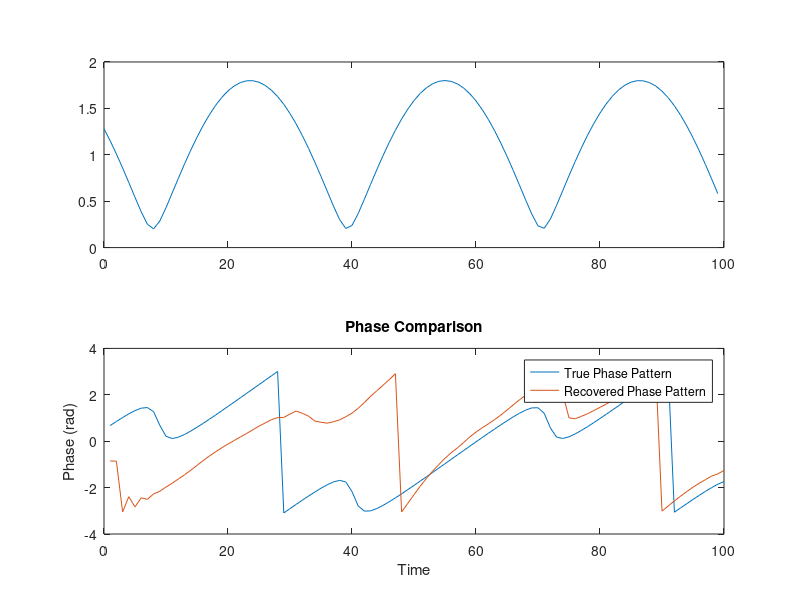

This chart was generated by the following MATLAB code:
% Simple Gerchberg-Saxton: Two-Tone Interference
clear; clc; close all;

%% 1. The Signal (The Sum of Two Complex Sinusoids)
N = 100;
t = (0:N-1);

% We combine two frequencies:
% Tone 1: Constant phase
% Tone 2: Shifted by 90 degrees (pi/2)
% The "Interaction" between these two creates a specific beat pattern.
true_phase_shift = pi/2; 
ground_truth = exp(1j * 0.1 * t) + 0.8 * exp(1j * (0.3 * t + true_phase_shift));

% These are the only two things we are allowed to know:
measured_envelope = abs(ground_truth);    % The "Beat" pattern (Time Mag)
measured_spectrum = abs(fft(ground_truth)); % The Frequency Spikes (Freq Mag)

%% 2. The Algorithm (GS Loop)
% Start with a random guess (Random Phase)
% We keep the correct Envelope, but scramble the phase.
guess_signal = measured_envelope .* exp(1j * 2*pi*rand(1, N));

for k = 1:50
    % A. Go to Frequency Domain
    F = fft(guess_signal);
    
    % B. Enforce Frequency Magnitude (Keep calculated phase, use KNOWN Mag)
    F = measured_spectrum .* exp(1j * angle(F));
    
    % C. Go back to Time Domain
    guess_signal = ifft(F);
    
    % D. Enforce Time Envelope (Keep calculated phase, use KNOWN Envelope)
    guess_signal = measured_envelope .* exp(1j * angle(guess_signal));
end

%% 3. Check the Result
% We look at the phase difference between the two tones in our result
% to see if we recovered the hidden "pi/2" shift.

% Extract the two dominant frequencies from the result using FFT
final_spectrum = fft(guess_signal);
[~, idx1] = max(abs(final_spectrum)); % Find peak 1
% (Cheat a bit to find the second peak for this demo)
spectrum_copy = abs(final_spectrum); spectrum_copy(idx1) = 0; 
[~, idx2] = max(spectrum_copy);       % Find peak 2

% Calculate the phase difference between these two recovered peaks
phase_1 = angle(final_spectrum(idx1));
phase_2 = angle(final_spectrum(idx2));
recovered_shift = abs(phase_2 - phase_1);

fprintf('True Phase Shift:      %.4f rad\n', true_phase_shift);
fprintf('Recovered Phase Shift: %.4f rad\n', recovered_shift);

%% 4. Visual Plot
figure;
subplot(2,1,1);
plot(t, measured_envelope);

subplot(2,1,2);
plot(angle(ground_truth)); hold on;
plot(angle(guess_signal));
legend('True Phase Pattern', 'Recovered Phase Pattern');
title('Phase Comparison');
xlabel('Time'); ylabel('Phase (rad)');
